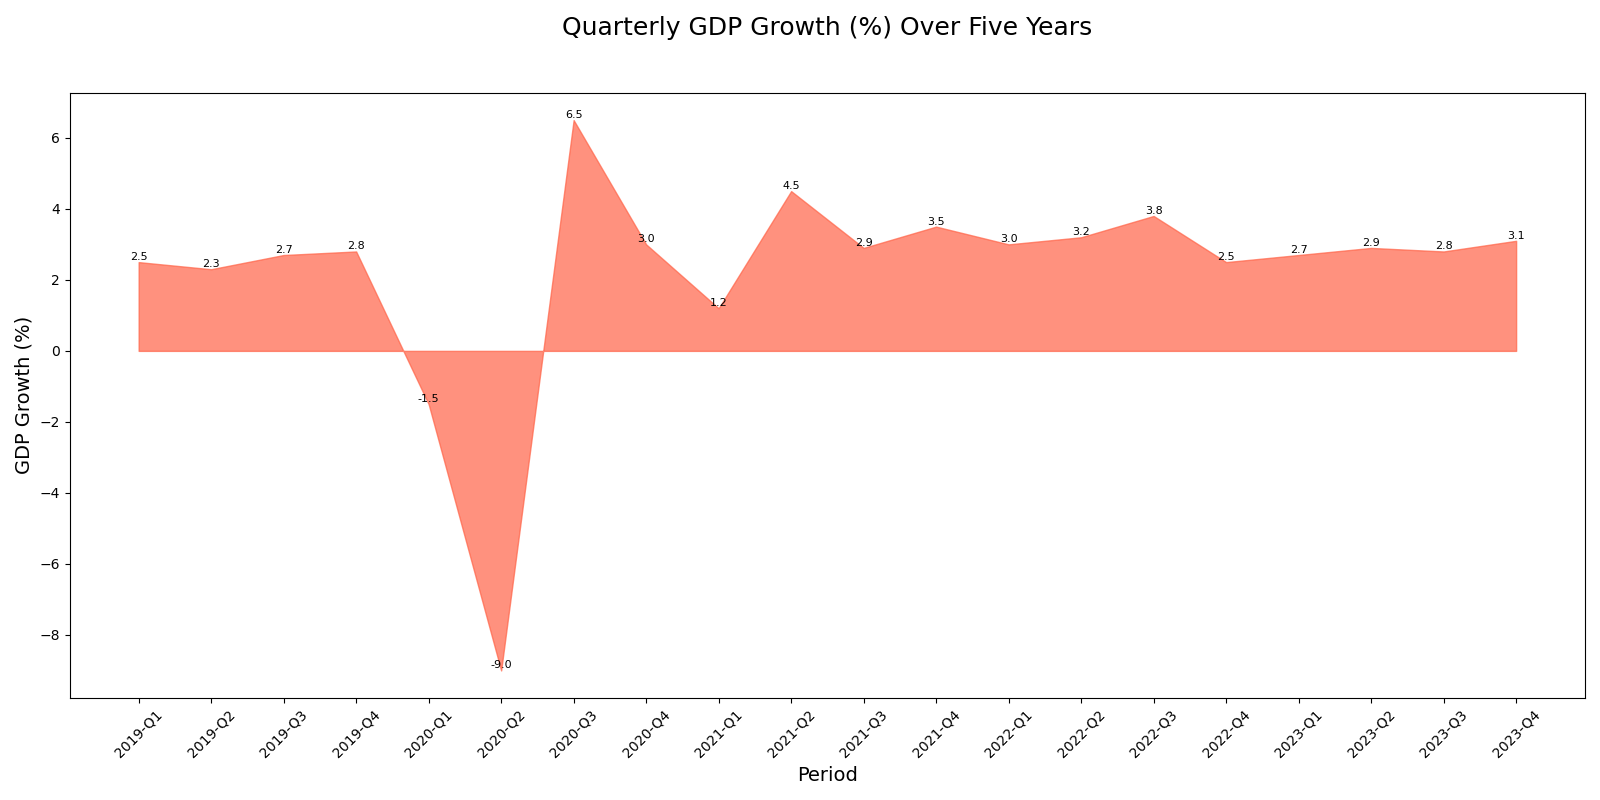

Recreate this plot in Python.

import matplotlib.pyplot as plt
import pandas as pd

data = {
    'Year': [2019, 2019, 2019, 2019, 2020, 2020, 2020, 2020, 2021, 2021, 2021, 2021, 2022, 2022, 2022, 2022, 2023, 2023, 2023, 2023],
    'Quarter': ['Q1', 'Q2', 'Q3', 'Q4', 'Q1', 'Q2', 'Q3', 'Q4', 'Q1', 'Q2', 'Q3', 'Q4', 'Q1', 'Q2', 'Q3', 'Q4', 'Q1', 'Q2', 'Q3', 'Q4'],
    'GDP Growth (%)': [2.5, 2.3, 2.7, 2.8, -1.5, -9.0, 6.5, 3.0, 1.2, 4.5, 2.9, 3.5, 3.0, 3.2, 3.8, 2.5, 2.7, 2.9, 2.8, 3.1]
}

df = pd.DataFrame(data)
df['Period'] = df['Year'].astype(str) + '-' + df['Quarter']

plt.figure(figsize=(16, 8))
plt.fill_between(df['Period'], df['GDP Growth (%)'], color='#FF6347', alpha=0.7)

for i in range(len(df)):
    plt.text(i, df['GDP Growth (%)'][i], str(df['GDP Growth (%)'][i]), ha='center', va='bottom', fontsize=8)

plt.title('Quarterly GDP Growth (%) Over Five Years', fontsize=18, pad=20, y=1.05)
plt.xlabel('Period', fontsize=14)
plt.ylabel('GDP Growth (%)', fontsize=14)
plt.xticks(rotation=45)
plt.tight_layout()

plt.savefig('GDP_Growth_Area_Chart.png')
plt.show()
